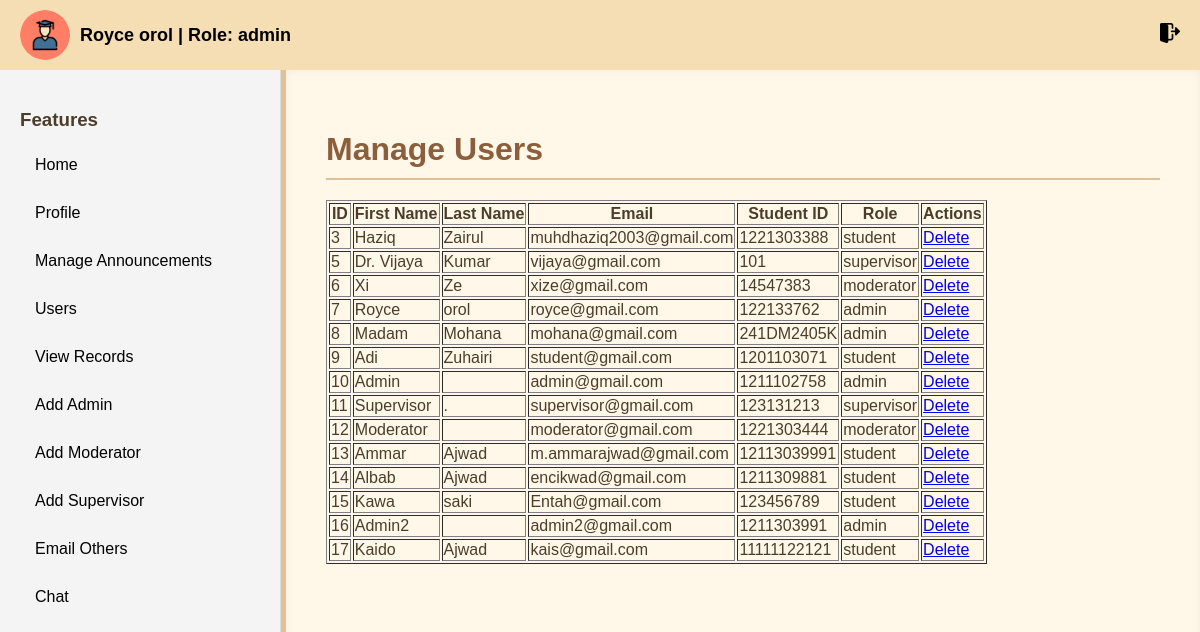
Before: /admin/manage_users.php (signed in) with the older database file.
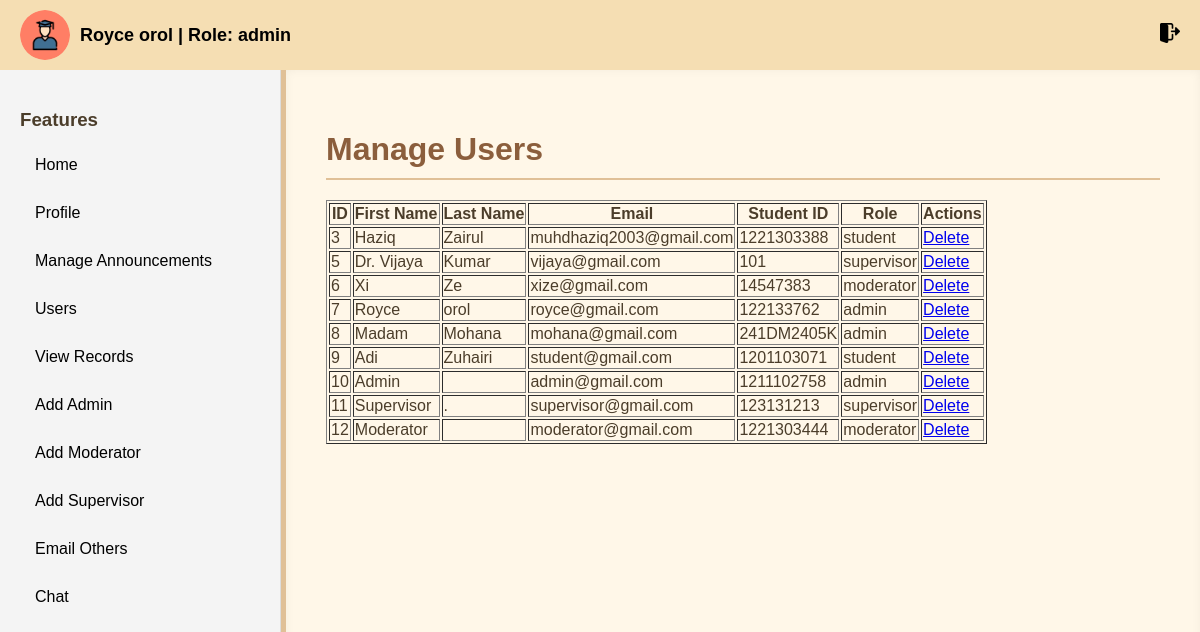
After: the same page with the newer database file.
### tables this page shows
CREATE TABLE `users` (
  `id` int(11) NOT NULL,
  `first_name` varchar(255) NOT NULL,
  `last_name` varchar(255) NOT NULL,
  `email` varchar(255) NOT NULL,
  `student_id` varchar(255) NOT NULL,
  `password` varchar(255) NOT NULL,
  `role` enum('student','moderator','admin','supervisor') NOT NULL DEFAULT 'student',
  `created_at` timestamp NOT NULL DEFAULT current_timestamp(),
  `status` enum('active','suspended') DEFAULT 'active'
);

### admin/manage_users.php (the view, shortened to what this page needs)
<?php
include '../db_connection.php';
$users = [];
$query = "SELECT id, first_name, last_name, email, student_id, role FROM users";
$result = $conn->query($query);
if ($result && $result->num_rows > 0) {
    while ($row = $result->fetch_assoc()) {
        $users[] = $row;
    }
}
?>
<!DOCTYPE html>
<html lang="en">
<head>
    <link rel="stylesheet" href="../css/dashboard.css">
    <link rel="stylesheet" href="../css/header.css">
</head>
<body>
    <?php include '../includes/header.php'; ?>
    <div class="dashboard-container">
        <?php include '../includes/sidebar.php'; ?>
        <div class="dashboard-main">
            <h1>Manage Users</h1>
            <table border="1">
                <thead>
                    <tr>
                        <th>ID</th>
                        <th>First Name</th>
                        <th>Last Name</th>
                        <th>Email</th>
                        <th>Student ID</th>
                        <th>Role</th>
                        <th>Actions</th>
                    </tr>
                </thead>
                <tbody>
                    <?php foreach ($users as $user): ?>
                        <tr>
                            <td><?php echo htmlspecialchars($user['id']); ?></td>
                            <td><?php echo htmlspecialchars($user['first_name']); ?></td>
                            <td><?php echo htmlspecialchars($user['last_name']); ?></td>
                            <td><?php echo htmlspecialchars($user['email']); ?></td>
                            <td><?php echo htmlspecialchars($user['student_id']); ?></td>
                            <td><?php echo htmlspecialchars($user['role']); ?></td>
                            <td>
                                <a href="?delete=<?php echo $user['id']; ?>" onclick="return confirm('Are you sure you want to delete this user?')">Delete</a>
                            </td>
                        </tr>
                    <?php endforeach; ?>
                </tbody>
            </table>
        </div>
    </div>
</body>
</html>

### includes/header.php (shortened to what this page needs)
<?php
$name = $_SESSION['first_name'] . " " . $_SESSION['last_name'];
$role = $_SESSION['role'];
$profile_picture = $_SESSION['profile_picture'] ?? '/WebDevAsgn/images/defaultprofile.png';
?>
<!DOCTYPE html>
<html lang="en">
<head>
    <link rel="stylesheet" href="/WebDevAsgn/css/header.css">
</head>
<body>
    <div class="navbar">
        <div class="profile-welcome">
            <img src="<?php echo htmlspecialchars($profile_picture); ?>" alt="Profile Picture" class="profile-picture">
            <div class="welcome-message">
                <p><b><?php echo htmlspecialchars($name); ?> | Role: <?php echo htmlspecialchars($role); ?></b></p>
            </div>
        </div>
        <div class="logout-button">
            <a href="/WebDevAsgn/logout.php" onclick="return confirm('Are you sure you want to logout?')">
                <img src="/WebDevAsgn/images/log_out.png" title="Log Out" alt="Log Out" />
            </a>
        </div>
    </div>
</body>
</html>

### includes/sidebar.php (shortened to what this page needs)
<div class="dashboard-sidebar">
    <h3>Features</h3>
    <ul>
        <?php if ($_SESSION['role'] === 'student'): ?>
            <li><a href="/WebDevAsgn/dashboard.php">Home</a></li>
            <li><a href="/WebDevAsgn/student/update_profile.php">Profile</a></li>
            <li><a href="/WebDevAsgn/student/submit_feedback.php">Submit Feedback</a></li>
            <li><a href="/WebDevAsgn/student/view_supervisors.php">View Supervisors</a></li>
            <li><a href="/WebDevAsgn/student/submit_proposal.php">Submit Proposal</a></li>
            <li><a href="/WebDevAsgn/student/view_projects.php">View Projects</a></li>
            <li><a href="/WebDevAsgn/student/schedule_meeting.php">Schedule Meeting</a></li>
            <li><a href="/WebDevAsgn/student/view_goals.php">View Goals</a></li>
            <li><a href="/WebDevAsgn/student/book_presentation.php">Book Presentation</a></li>
            <li><a href="/WebDevAsgn/student/view_marks.php">View Marks</a></li>
            <li><a href="/WebDevAsgn/email.php">Email Others</a></li>
            <li><a href="/WebDevAsgn/chat.php">Chat</a></li>
        <?php elseif ($_SESSION['role'] === 'admin'): ?>
            <li><a href="/WebDevAsgn/dashboard.php">Home</a></li>
            <li><a href="/WebDevAsgn/student/update_profile.php">Profile</a></li>
            <li><a href="/WebDevAsgn/admin/manage_announcements.php">Manage Announcements</a></li>
            <li><a href="/WebDevAsgn/admin/manage_users.php">Users</a></li>
            <li><a href="/WebDevAsgn/admin/view_records.php">View Records</a></li>
            <li><a href="/WebDevAsgn/admin/add_admin.php">Add Admin</a></li>
            <li><a href="/WebDevAsgn/admin/add_moderator.php">Add Moderator</a></li>
            <li><a href="/WebDevAsgn/admin/add_supervisor.php">Add Supervisor</a></li>
            <li><a href="/WebDevAsgn/email.php">Email Others</a></li>
            <li><a href="/WebDevAsgn/chat.php">Chat</a></li>
        <?php endif; ?>
    </ul>
</div>

### css/dashboard.css (style rules this page uses)
body, html { margin: 0; padding: 0; min-height: 100vh; display: flex; flex-direction: column; }
.dashboard-container { display: flex; flex: 1; min-height: 0; }
.dashboard-main { flex: 1; padding: 20px; overflow-y: auto; }
html, body { margin: 0; padding: 0; height: 100%; display: flex; flex-direction: column; }
.dashboard-sidebar { width: 20%; background-color: #f4f4f4; padding: 20px; border-right: 1px solid #ddd; }
.dashboard-sidebar h3 { margin-bottom: 15px; }
.dashboard-sidebar ul { list-style: none; padding: 0; }
.dashboard-sidebar ul li { margin-bottom: 2px; }
.dashboard-sidebar ul li a { text-decoration: none; color: #333; transition: color 0.3s; }
.dashboard-main { flex: 1; padding: 20px; }
.dashboard-main h1 { margin-bottom: 20px; }
body { font-family: Arial, sans-serif; margin: 0; padding: 0; background-color: #fdf5e6; color: #4b3d2a; }
.dashboard-container { display: flex; min-height: 100vh; }
.dashboard-main { flex: 1; padding: 40px; background-color: #fff7e8; border-left: 5px solid #e0c097; box-shadow: inset 0 0 10px rgba(0, 0, 0, 0.05); }
.dashboard-main h1 { color: #8b5e3c; border-bottom: 2px solid #e0c097; padding-bottom: 10px; margin-bottom: 20px; }

### css/header.css (style rules this page uses)
body { margin: 0; font-family: Arial, sans-serif; }
.navbar { display: flex; justify-content: space-between; align-items: center; background-color: white; padding: 10px 20px; color: black; }
.welcome-message { font-size: 20px; }

### includes/header.php (style rules this page uses)
.navbar { display: flex; align-items: center; padding: 10px 20px; background-color: wheat; color: black; justify-content: space-between; flex-wrap: wrap; }
.profile-welcome { display: flex; align-items: center; }
.profile-picture { width: 50px; height: 50px; border-radius: 50%; margin-right: 10px; }
.welcome-message p { margin: 0; font-size: 18px; color: black; }
.navbar-icons img, .logout-button img { width: 20px; height: 20px; transition: transform 0.3s ease, box-shadow 0.3s ease; }

### includes/sidebar.php (style rules this page uses)
.dashboard-sidebar ul { list-style-type: none; padding: 0; margin: 0; }
.dashboard-sidebar ul li { margin: 10px 0; }
.dashboard-sidebar ul li a { display: block; text-decoration: none; color: black; font-size: 16px; padding: 10px 15px; border-radius: 5px; transition: all 0.3s ease; }

Changed rows visible on the page:
removed users: id "13", first_name "Ammar", last_name "Ajwad", email "m.ammarajwad@gmail.com", student "12113039991", role "student"
removed users: id "14", first_name "Albab", last_name "Ajwad", email "encikwad@gmail.com", student "1211309881", role "student"
removed users: id "15", first_name "Kawa", last_name "saki", email "Entah@gmail.com", student "123456789", role "student"
removed users: id "16", first_name "Admin2", email "admin2@gmail.com", student "1211303991", role "admin"
removed users: id "17", first_name "Kaido", last_name "Ajwad", email "kais@gmail.com", student "11111122121", role "student"
